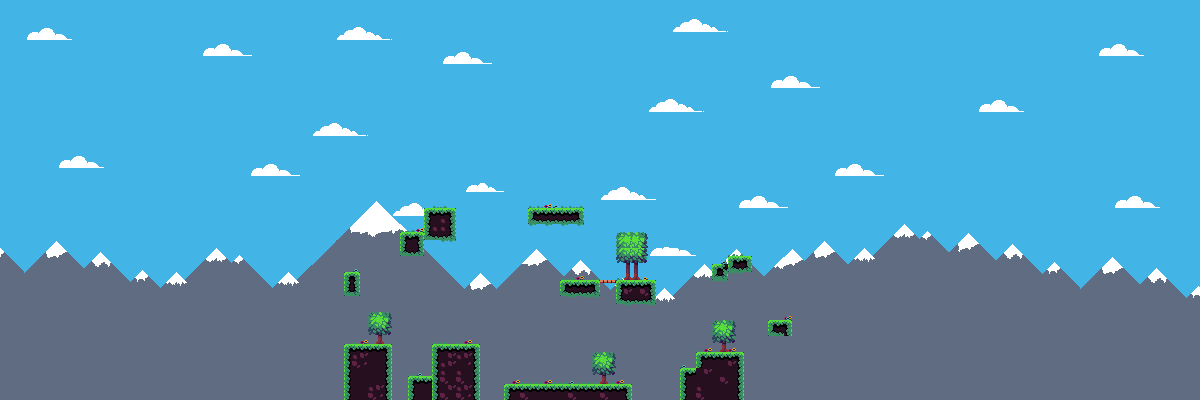

This is a level from a 2D game, rendered from its Tiled map with the project's own tilesets. A one-line summary and the map file follow, with tile-layer data summarised:
An orthogonal 150x50 tile map with 8x8 px tiles, 6 tile layers (Tile Layer 6, Kachelebene 4, Kachelebene 7, Kachelebene 5, ...), 5 tilesets and 18 objects.

<map version="1.8" tiledversion="1.8.5" orientation="orthogonal" renderorder="right-down" width="150" height="50" tilewidth="8" tileheight="8" infinite="0" nextlayerid="13" nextobjectid="59">
 <tileset firstgid="1" source="../Tilesets/F1_light_blue_flag.svg.tsx" />
 <tileset firstgid="12289" source="../Tilesets/PeacefulNightfield.tsx" />
 <tileset firstgid="12496" source="../Tilesets/clouds.tsx" />
 <tileset firstgid="12544" source="../Tilesets/Rocky Roads Berge.tsx" />
 <tileset firstgid="13056" source="../Tilesets/Background.tsx" />
 <layer id="12" name="Tile Layer 6" width="150" height="50">
  <data>[7500 cells, 2431 non-empty, 114 distinct tile ids]</data>
 </layer>
 <layer id="10" name="Kachelebene 4" width="150" height="50">
  <data>[7500 cells, 4658 non-empty, 819 distinct tile ids]</data>
 </layer>
 <layer id="8" name="Kachelebene 7" width="150" height="50">
  <data>[7500 cells, 1610 non-empty, 1192 distinct tile ids]</data>
 </layer>
 <layer id="11" name="Kachelebene 5" width="150" height="50">
  <data>[7500 cells, 1787 non-empty, 452 distinct tile ids]</data>
 </layer>
 <layer id="6" name="Holzwege" width="150" height="50">
  <data>[7500 cells, 62 non-empty, 10 distinct tile ids]</data>
 </layer>
 <layer id="2" name="Ground" width="150" height="50">
  <data>[7500 cells, 353 non-empty, 21 distinct tile ids]</data>
 </layer>
 <objectgroup id="5" name="obj">
  <object id="13" x="504" y="384" width="128" height="16.25" />
  <object id="17" x="431.997" y="346.336" width="47.9823" height="53.7548" />
  <object id="18" x="408.023" y="375.673" width="32.3175" height="28.9993" />
  <object id="19" x="344.654" y="344.284" width="47.6798" height="59.4727" />
  <object id="20" x="560.144" y="283.648" width="39.797" height="12.2824" />
  <object id="21" x="615.895" y="284.19" width="40.168" height="19.9354" />
  <object id="29" x="527.333" y="208" width="56.75" height="16.1818" />
  <object id="31" x="767.909" y="319.909" width="24.1818" height="16.1818" />
  <object id="33" x="560.128" y="280.012" width="95.9278" height="2.97809" />
  <object id="35" x="697" y="375.333" width="0.333333" />
  <object id="41" x="696.063" y="351.938" width="48" height="32.0625" />
  <object id="42" x="712" y="374.217" width="32.0625" height="67.4815" />
  <object id="43" x="680" y="368" width="39.6162" height="58.5455" />
  <object id="45" x="728.5" y="256.25" width="24" height="16.5" />
  <object id="48" x="712.125" y="263.267" width="16.125" height="15.7333" />
  <object id="52" x="424.5" y="209.966" width="31.75" height="32.0341" />
  <object id="53" x="400.002" y="231.77" width="24.0889" height="23.9171" />
  <object id="54" x="344.667" y="272.676" width="15.9798" height="24.0171" />
 </objectgroup>
</map>
